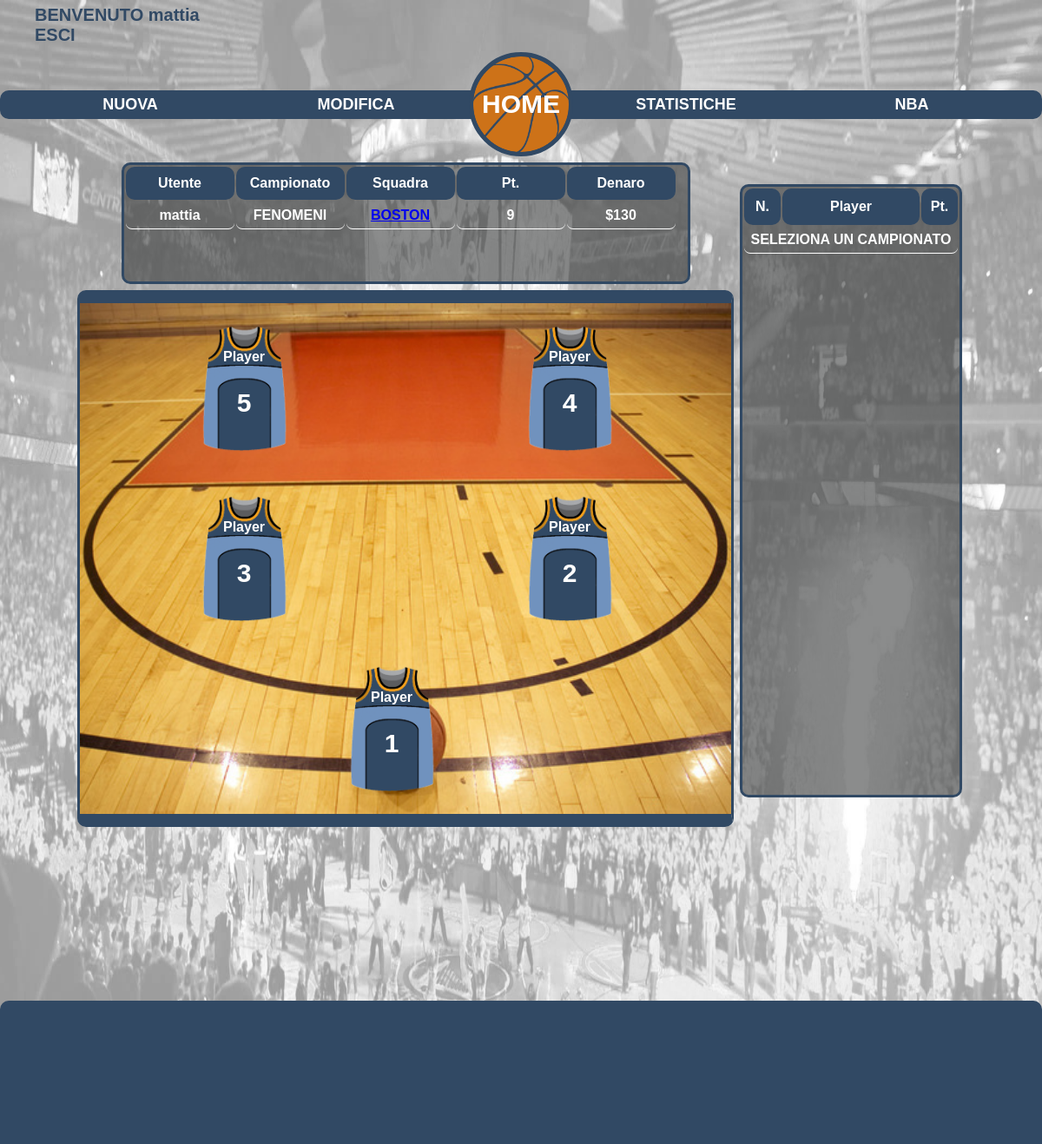
/php/lega/lega.php (signed in), run on the app's committed database.
### tables this page shows
CREATE TABLE `utente` (
  `idUtente` int(10) unsigned NOT NULL AUTO_INCREMENT,
  `nome` varchar(45) NOT NULL DEFAULT 'utente',
  `cognome` varchar(45) NOT NULL DEFAULT 'utente',
  `dataNascita` date DEFAULT NULL,
  `sesso` char(1) NOT NULL DEFAULT 'M',
  `nomeUtente` varchar(45) NOT NULL,
  `password` char(32) NOT NULL,
  `amministratore` tinyint(1) NOT NULL DEFAULT '0',
  `avatar` varchar(45) NOT NULL DEFAULT 'avatar1',
  `email` varchar(45) NOT NULL,
  `domanda` varchar(45) NOT NULL,
  `risposta` varchar(45) NOT NULL,
  `tentativi` int(10) NOT NULL DEFAULT '3',
  PRIMARY KEY (`idUtente`),
  KEY `nomeUtente` (`nomeUtente`,`password`)
);

### php/lega/lega.php (the view, shortened to what this page needs)
<!DOCTYPE html>
<html lang="it">
<head>
    <link rel="stylesheet" type="text/css" href="../../css/layout.css"/>
    <link rel="stylesheet" type="text/css" href="../../css/reset.css"/>
</head>
<body class="main_body">
<div class="wrapper">
    <header>
        <?php
            if (!empty($_SESSION["user"])){
                if($_SESSION["user"]["sesso"]=="F"){
                    echo "
                        <div class=\"top\">
                            <div class=\"loggato\">
                            <ul>
                                <li>
                                    BENVENUTA&nbsp;<a title=\"IL TUO PROFILO\" href=\"../user/profilo.php\">".  $_SESSION["user"]["nomeUtente"]."</a>
                                </li>
                                <li>
                                    <a href=\"../user/logout.php\">ESCI</a>
                                </li>
                            </ul>
                            </div>
                        </div>";
                } else{
                    echo "
                        <div class=\"top\">
                            <div class=\"loggato\">
                            <ul>
                                <li>
                                    BENVENUTO&nbsp;<a title=\"IL TUO PROFILO\" href=\"../user/profilo.php\">".  $_SESSION["user"]["nomeUtente"]."</a>
                                </li>
                                <li>
                                    <a href=\"../user/logout.php\">ESCI</a>
                                </li>
                            </ul>
                            </div>
                        </div>";
                }
            }
        ?>
        <nav class="main-nav">
            <ul>
                <li>
                 <?php
                    echo' <a href="nuova_lega.php">NUOVA</a>';
                    ?>
                </li>
                <li>
                   <?php
                    echo' <a href="modifica_lega.php">MODIFICA</a>';
                    ?>
                </li>
                <li class="home-button">
                    <a href="../home.php">HOME</a>
                </li>
                <li>
                  <a target="_blank" href="http://it.global.nba.com/statistics/?zoneid=menued-sport_nba_stats-individuali">STATISTICHE</a>
                </li>
                <li>
                    <a target="_blank" href="https://sport.sky.it/nba/home.html?gr=www">NBA</a>
                </li>
            </ul>
        </nav>
    </header>
    <div class="corpo-centrale">
        <div class="corpo-centrale2">
            <div title="LEGHE A CUI PARTECIPI" class="campionati">
                <table class="tab-campionati">
                     <thead>
                        <tr class="intestazione-tabella">
                            <th>Utente</th>
                            <th>Campionato</th>
                            <th>Squadra</th>
                            <th>Pt.</th>
                            <th>Denaro</th>
                        </tr>
                    </thead>
                    <tbody>
                    <?php
                        require "../mysql_con.php";
                        $utente_attivo=$_SESSION["user"]["nomeUtente"];
                        $sql = "SELECT U.nomeUtente, C.nomeLega, C.nome AS squadra, C.puntiFatti, C.money
                                FROM utente AS U JOIN
                                    (SELECT TU.utente, L.nomeLega, TU.nome, L.puntiFatti, TU.money
                                        FROM fantanba.lega AS L JOIN teamutente AS TU
                                            ON L.team = TU.idteamUtente) AS C
                                ON U.idUtente = C.utente
                                WHERE U.nomeUtente='$utente_attivo'";
                            $result = $mysqli->query($sql);
                            if ($result->num_rows > 0) {
                            $count=0;
                            while($row = mysqli_fetch_array($result)) {
                                    echo '<tr>
                                    <td>'.$row['nomeUtente'].'</td>
                                    <td><a title="DETTAGLI LEGA" class="click_me" id="lega'.$count.'" onclick="showLega(this.id); bestroster(roster'.$count.'.id)">'.$row['nomeLega'].' </a></td>
                                    <td><a title="MODIFICA LA FORMAZIONE" id="roster'.$count.'" href="../roster/roster.php">'.$row['squadra'].'</a></td>
                                    <td>'.$row['puntiFatti'].'</td>
                                    <td>$'.$row['money'].'</td>
                                </tr>' ;
                                $count++;
                                }
                            } else {
                                echo " <tr>
                                       <td class=\"long-td\">NON PARTECIPI A NESSUN CAMPIONATO ATTUALMENTE</td>
                                       </tr>";
                            }
                    ?>
                    </tbody>
                </table>
            </div>
             <div title="I TUOI MVP DELLA NOTTE" class="formazione">
                <table id="getBestRoster">
                    <tr>
                        <td>
                            <div class="jersey">
                                <div class="j-name">
                                <p id="1-N" class="nome">Player</p>
                                <p id="1-R" class="ruolo">5</p>
                                </div>
                            </div>
                        </td>
                        <td>
                        <div class="jersey">
                                <div class="j-name">
                                <p id="2-N" class="nome">Player</p>
                                <p id="2-R" class="ruolo">4</p>
                            </div>
                        </td>
                    </tr>
                    <tr>
                        <td>
                        <div class="jersey">
                            <div class="j-name">
                                <p id="3-N" class="nome">Player</p>
                                <p id="3-R" class="ruolo">3</p>
                            </div>
                        </td>
                        <td>
                        <div class="jersey">
                            <div class="j-name">
                                <p id="4-N" class="nome">Player</p>
                                <p id="4-R" class="ruolo">2</p>
                            </div>
                        </td>
                    </tr>
                    <tr>
                        <td colspan="2">
                        <div id="playmaker" class="jersey">
                            <div class="j-name">
                                <p id="5-N" class="nome">Player</p>
                                <p id="5-R" class="ruolo">1</p>
                            </div>
                        </td>
                    </tr>
                </table>
            </div>
        </div>
        <aside title="CLASSIFICA" class="aside-classifica">
            <table id="getClassifica" class="table-classifica">
                <thead>
                    <tr class="intestazione-tabella">
                        <th class='small-th'>N.</th>
                        <th>Player</th>
                        <th class='small-th'>Pt.</th>
                    </tr>
                </thead>
                <tbody id="classifica">
                    <tr id="row">
                        <td colspan="3">SELEZIONA UN CAMPIONATO</td>
                    </tr>
                </tbody>
            </table>
        </aside>
    </div>
</div>
    <footer>
    <div id="footer-text">
        </div>
    </footer>
</body>
</html>

### data on the page
utente: nomeUtente "mattia", nomeLega "FENOMENI", squadra "BOSTON", puntiFatti "9", money "130"

### other printed values
$_SESSION["user"]["nomeUtente"] "mattia"
